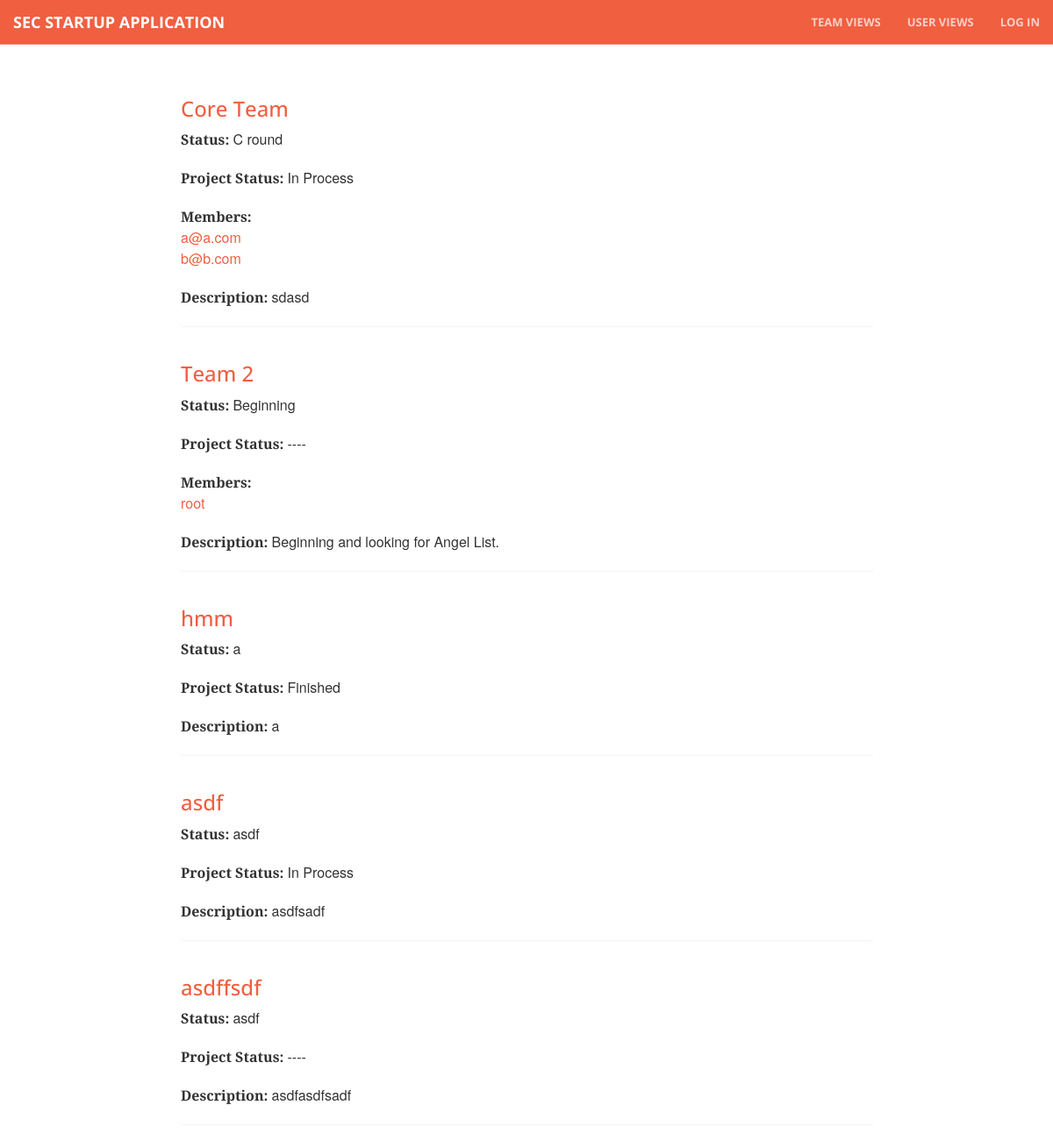
Page /team/ on the earlier database version.
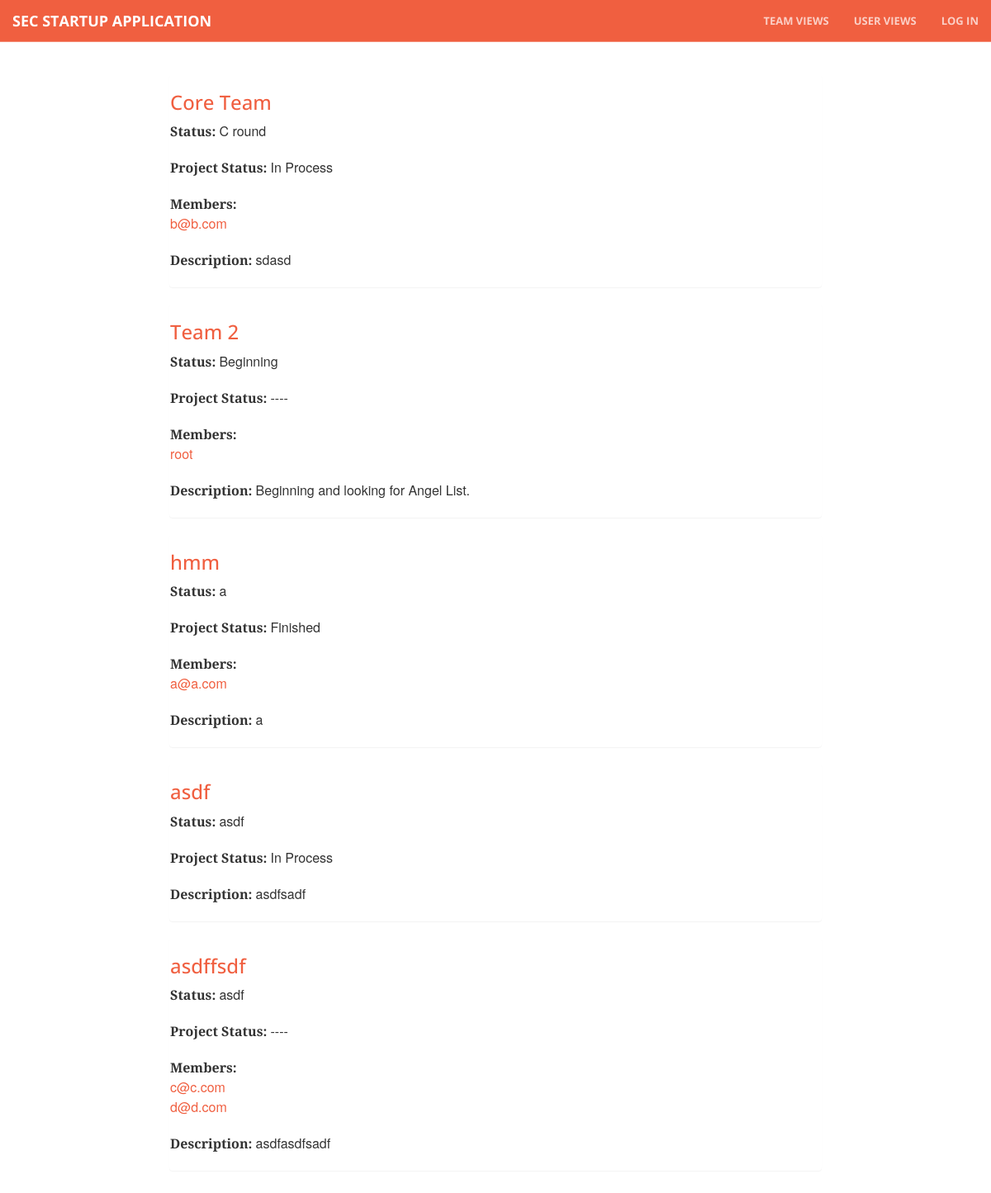
Same page on the later database version.
### core/models.py (models this page shows, shortened)
class Team(models.Model):
    title = models.CharField(max_length=300)
    status = models.CharField(max_length=300)
    description = models.TextField(null=True, blank=True)
    created_at = models.DateTimeField(auto_now_add=True)
    project_status = models.IntegerField(choices=STATUS_CHOICES, null=True, blank=True)
    image_file = models.ImageField(upload_to=upload_to_location, null=True, blank=True)
    def get_absolute_url(self):
        return reverse(viewname="team_list", args=[self.id])
    def get_users(self):
        return self.profile_set.all()

class Profile(models.Model):
    members = models.ForeignKey(Team, null=True, blank=True)
    user = models.OneToOneField(User)
    working_status = models.IntegerField(choices=WORKING_STATUS, null=True, blank=True)
    description = models.TextField(null=True, blank=True)
    created_at = models.DateTimeField(auto_now_add=True)

### core/views.py (the view)
# urls.py: url(r'team/$', coreviews.TeamListView.as_view()),
class TeamListView(ListView):
    model = coremodels.Team
    template_name = 'team/list.html'
    paginate_by = 5

### templates/team/list.html (shortened to what this page needs)
{% extends "base/theme.html" %}
{% load bootstrap_pagination %}
{% block main_content %}
  <div class="row main-content">
    <div class="col-md-2"></div>
      <div class="col-md-8">
        {% for team in object_list %}
         <div class="panel">
           <h3><a href="{{ team.get_absolute_url }}">{{ team.title }}</a></h3>
            {% if team.status %}<p><b>Status: </b>{{ team.status }}</p>
            {% endif %}
            <p><b>Project Status: </b>
            {% if team.project_status %}
            {{ team.get_project_status_display }}
            {% else %}----
            {% endif %}</p>
            {% if team.get_users %}<p>
              <b>Members:
              </b>
              {% for profile in team.get_users %}
              <br>
                <a href="/profile/{{ profile.user.id }}/detail">{{ profile.user.username }}</a>
             {% endfor %}
            {% endif %}
             <p><b>Description: </b>{{ team.description }}</p>
         </div>
         {% endfor %}
      </div>
    <div class="col-md-2"></div>
  </div>
{% endblock %}

Differences in the rows shown:
changed Team "Core Team": loses Profile (user.username "a@a.com")
changed Team "hmm": gains Profile (user.username "a@a.com"); now shows "Members:"
changed Profile "a@a.com": members_id 1 → 3 (drawn)
shown differently, row unchanged: Team "asdffsdf": now shows "Members:"
added Profile: user.username "c@c.com", shown under Team "asdffsdf"
added Profile: user.username "d@d.com", shown under Team "asdffsdf"
